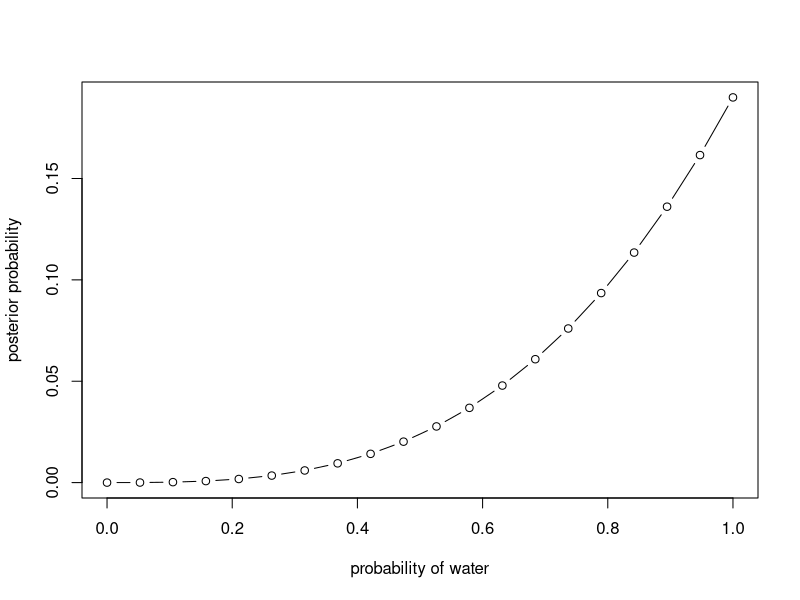
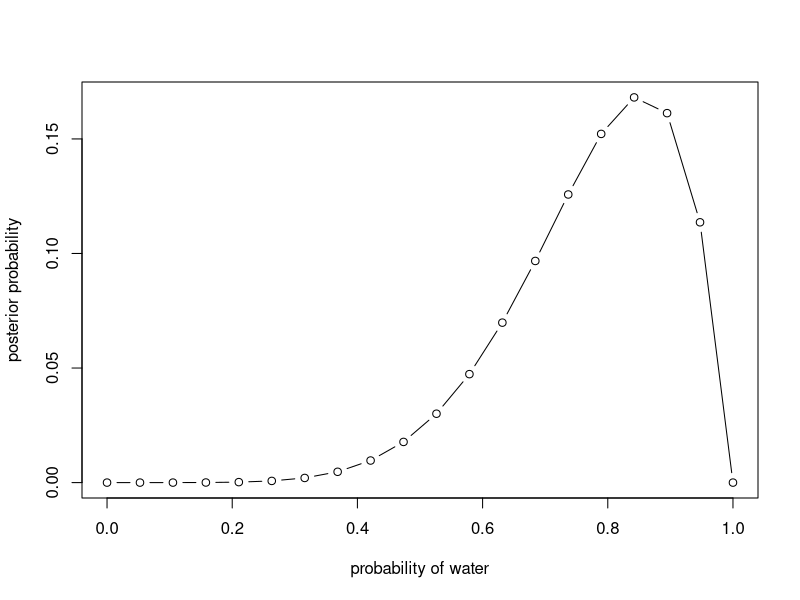
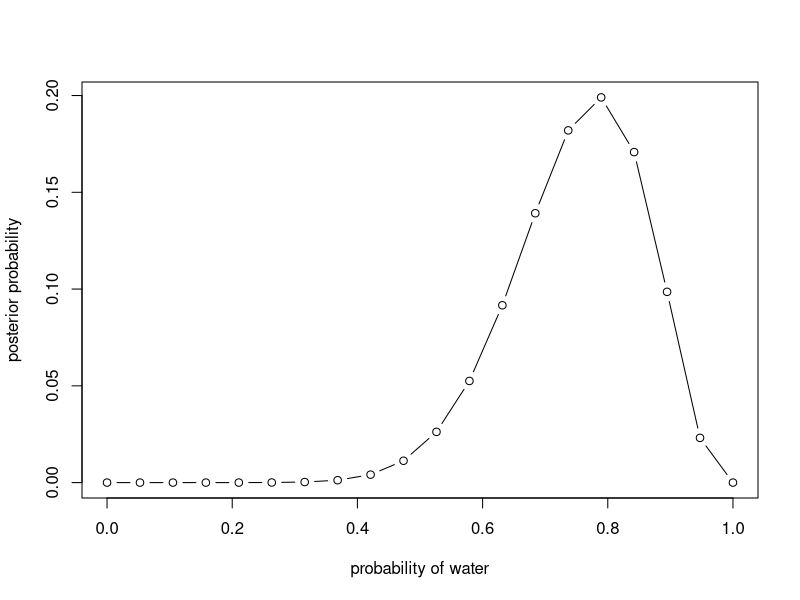
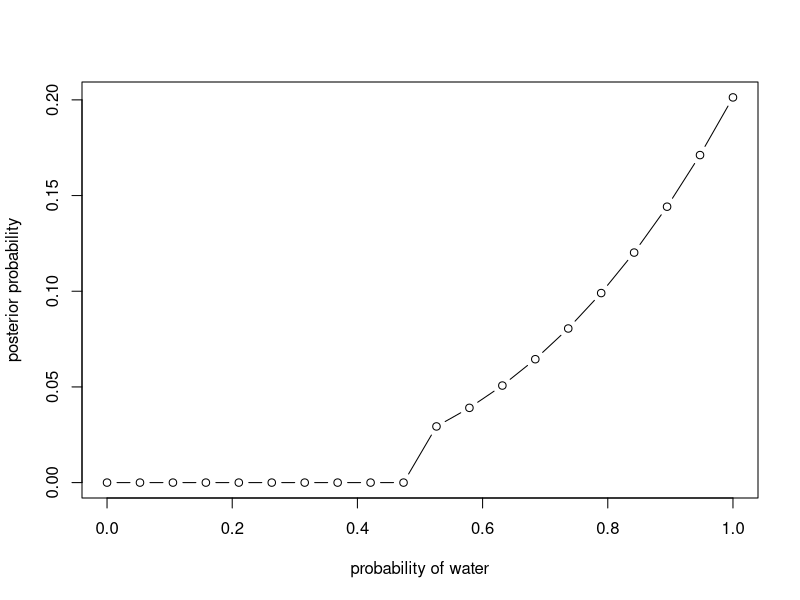
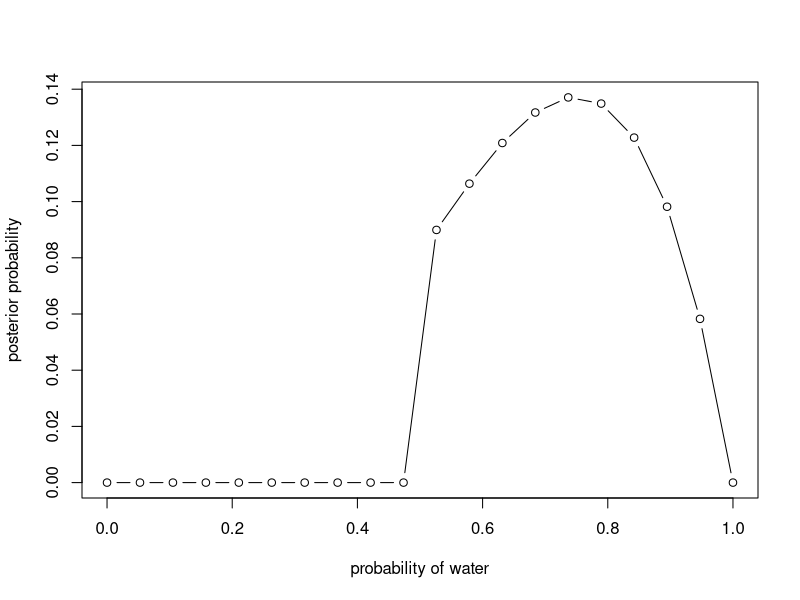
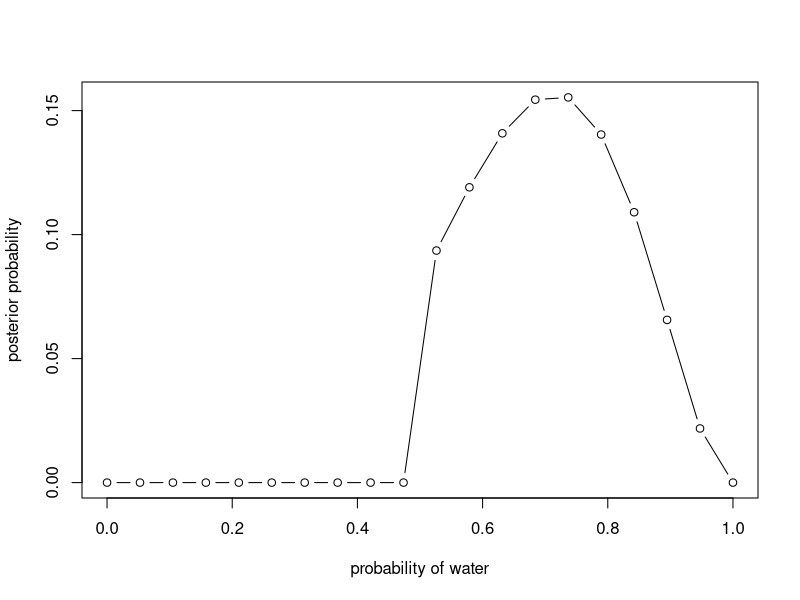
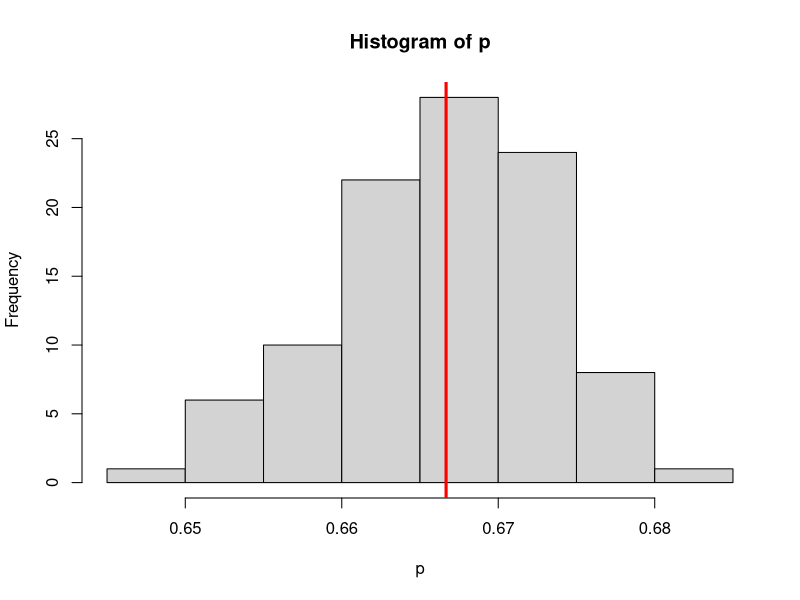

Here is the R script that generated these plots, in order:
# Medium problems --------------------------------------------------------------

# 2M1: Grid approximation

# (1) WWW

# define grid of 20
# length.out describes how precise/granular your distribution is going to be
p_grid <- seq(from=0, to=1, length.out=20)

# define prior
prior <- rep(1,20)

# compute likelihood at each value in grid
likelihood <- dbinom(3, size=3, prob=p_grid)

# compute product of likelihood and prior
unstd.posterior <- likelihood * prior

# standardize the posterior, so it sums to 1
posterior <- unstd.posterior / sum(unstd.posterior)

# Display posterior distribution
plot(p_grid, posterior, type="b",
     xlab="probability of water", ylab="posterior probability")

# (2) WWWL

# define grid of 20
# use posterior as new prior
p_grid2 <- seq(from=0, to=1, length.out=20)

# define prior
prior2 <- posterior

# compute likelihood at each value in grid
likelihood2 <- dbinom(3, size=4, prob=p_grid2)

# compute product of likelihood and prior
unstd.posterior2 <- likelihood2 * prior2

# standardize the posterior, so it sums to 1
posterior2 <- unstd.posterior2 / sum(unstd.posterior2)

# Display posterior distribution
plot(p_grid2, posterior2, type="b",
     xlab="probability of water", ylab="posterior probability")

# (3) LWWLWWW

# define grid of 20
# use posterior2 as new prior
p_grid3 <- seq(from=0, to=1, length.out=20)

# define prior
prior3 <- posterior2

# compute likelihood at each value in grid
likelihood3 <- dbinom(5, size=7, prob=p_grid3)

# compute product of likelihood and prior
unstd.posterior3 <- likelihood3 * prior3

# standardize the posterior, so it sums to 1
posterior3 <- unstd.posterior3 / sum(unstd.posterior3)

# Display posterior distribution
plot(p_grid3, posterior3, type="b",
     xlab="probability of water", ylab="posterior probability")

# 2M2
# Adjust your prior to account for the fact that you know the earth is at least 50% water (p<0.5 = 0, p>0.5 =1)

# (1) WWW

# define grid
p_grid <- seq(from=0, to=1, length.out=20)

# define prior
prior <- ifelse(p_grid<0.5,0,1)

# compute likelihood at each value in grid
likelihood <- dbinom(3, size=3, prob=p_grid)

# compute product of likelihood and prior
unstd.posterior <- likelihood * prior

# standardize the posterior, so it sums to 1
posterior <- unstd.posterior / sum(unstd.posterior)

# Display posterior distribution
plot(p_grid, posterior, type="b",
     xlab="probability of water", ylab="posterior probability")

# (2) WWWL

# define grid
p_grid <- seq(from=0, to=1, length.out=20)

# define prior
prior <- ifelse(p_grid<0.5,0,1)

# compute likelihood at each value in grid
likelihood <- dbinom(3, size=4, prob=p_grid)

# compute product of likelihood and prior
unstd.posterior <- likelihood * prior

# standardize the posterior, so it sums to 1
posterior <- unstd.posterior / sum(unstd.posterior)

# Display posterior distribution
plot(p_grid, posterior, type="b",
     xlab="probability of water", ylab="posterior probability")

# (3) LWWLWWW

# define grid
p_grid <- seq(from=0, to=1, length.out=20)

# define prior
prior <- ifelse(p_grid<0.5,0,1)

# compute likelihood at each value in grid
likelihood <- dbinom(5, size=7, prob=p_grid)

# compute product of likelihood and prior
unstd.posterior <- likelihood * prior

# standardize the posterior, so it sums to 1
posterior <- unstd.posterior / sum(unstd.posterior)

# Display posterior distribution
plot(p_grid, posterior, type="b",
     xlab="probability of water", ylab="posterior probability")

# 2M3
# Earth is 70% water, Mars is 100% land
# Toss one (you don't know which) and get a land
# What is the posterior probability that the tossed globe is Earth? 
# Pr(Earth|land)

# Bayes theorem
# Pr(p|w) = (Pr(w|p)Pr(p))/Pr(w)
# Applied to this problem:
# Pr(Earth|land) = (Pr(land|Earth)Pr(Earth))/Pr(land)
# Solve for Pr(Earth|land)

# Pr(land|Earth) = 0.3
# Pr(land|Mars) = 1
# Pr(Earth) = 0.5

# Pr(land) = Pr(land|Earth)P(Earth) + P(land|Mars)P(Mars)
# Pr(land) = 
0.3 * 0.5 + 1 * 0.5 # = 0.65

# Pr(Earth|land) =
(0.3 * 0.5)/0.65 # = 0.23

# Simulation of black card medium problems ------------------------------------
p <- c()
for(i in 1:100){
  b_sides <- c(0,1,2) # three cards, one with 0 black sides, one with 1, one with 2
  card <- sample(b_sides,1e4,replace=T)
  b_up <- rbinom(1e4,1,card/2)
  b_down <- rbinom(1e4,1,ifelse(card==0,0,ifelse(card==1 & b_up==1,0,1)))
  prob <- sum(b_up==1 & b_down==1)/sum(b_up==1)
  p[i] <- prob
  }

hist(p)
abline(v = 2/3, col="red", lwd = 3)

# Hard problems ----------------------------------------------------------------

# 2H1

Pr_Twins_A <- 0.1
Pr_Twins_B <- 0.2
Pr_A <- 0.5
Pr_B <- 0.5

# Pr(Twins) = Pr(Twins|A)Pr(A) + Pr(Twins|B)Pr(B)
Pr_Twins <- Pr_Twins_A*Pr_A + Pr_Twins_B*Pr_B
Pr_Twins # = 0.15

# Pr(A|Twins) = (Pr(Twins|A)*Pr(A))/Pr(Twins)
Pr_A_Twins <- (Pr_Twins_A*Pr_A)/Pr_Twins
Pr_A_Twins # = 0.333 = 1/3

# Pr(B|Twins) = (Pr(Twins|B)*Pr(B))/Pr(Twins)
Pr_B_Twins <- (Pr_Twins_B*Pr_B)/Pr_Twins
Pr_B_Twins # = 0.666 = 2/3

# Update Pr_B and Pr_A to be equal to Pr_A_Twins and Pr_B_Twins, since we know that the first birth was twins. We need to use this information to update the probability that the mother is one or the other species.

Pr_A2 <- Pr_A_Twins
Pr_B2 <- Pr_B_Twins

# Pr(Twins2) = Pr(Twins|A)Pr(A2)+Pr(Twins|B)Pr(B2)
Pr_Twins2 <- Pr_Twins_A*Pr_A2 + Pr_Twins_B*Pr_B2
Pr_Twins2 # = 0.166 = 1/6

# 2H2

Pr_A_Twins # = 1/3

# 2H3

Pr_Twins1_A <- Pr_Twins_A
Pr_Infant1_A <- 1-Pr_Twins_A
Pr_A_Twins1 <- 1/3
Pr_Twins1 <- 0.15
Pr_Twins2 <- 0.167
Pr_Infant2 <- 1-Pr_Twins2
Pr_A2 <- Pr_A_Twins1
Pr_B2 <- 0.667

Pr_Twins1_A # = 0.1
Pr_Infant1_A # = 0.9
Pr_A2 # = 0.333
Pr_B2 # = 0.667
Pr_Twins1 # = 0.15
Pr_Twins2 # = 0.167
Pr_Infant2 # = 0.833
# Pr_Infant2_A2 = ?
# Pr_A_Infant2 = ?

# Pr(Infant2) = 1-(Pr(Twins|A)Pr(A2)+Pr(Twins|B)Pr(B2))

#Pr(A2|Infant2) = (Pr(Infant1|A2)*Pr(A2)/(Pr(Infant1))

Pr_A2_Infant2 <- (Pr_Infant1_A*Pr_A2)/0.9
Pr_A2_Infant2


